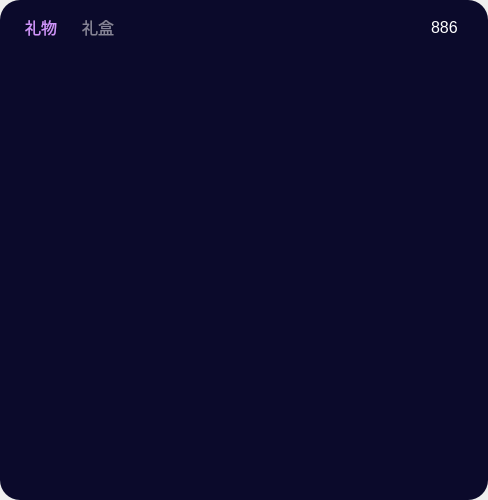
<?xml version="1.0" encoding="UTF-8"?>
<ui version="4.0">
 <class>GiftPage</class>
 <widget class="QDialog" name="GiftPage">
  <property name="geometry">
   <rect>
    <x>0</x>
    <y>0</y>
    <width>488</width>
    <height>500</height>
   </rect>
  </property>
  <property name="minimumSize">
   <size>
    <width>488</width>
    <height>500</height>
   </size>
  </property>
  <property name="windowTitle">
   <string>Dialog</string>
  </property>
  <layout class="QVBoxLayout" name="verticalLayout_2">
   <property name="spacing">
    <number>0</number>
   </property>
   <property name="leftMargin">
    <number>0</number>
   </property>
   <property name="topMargin">
    <number>0</number>
   </property>
   <property name="rightMargin">
    <number>0</number>
   </property>
   <property name="bottomMargin">
    <number>0</number>
   </property>
   <item>
    <widget class="QWidget" name="widget" native="true">
     <property name="styleSheet">
      <string notr="true">background: #0B0A2B;
border-radius: 20px 20px 12px 12px;</string>
     </property>
     <layout class="QVBoxLayout" name="verticalLayout">
      <property name="spacing">
       <number>0</number>
      </property>
      <property name="leftMargin">
       <number>20</number>
      </property>
      <property name="topMargin">
       <number>0</number>
      </property>
      <property name="rightMargin">
       <number>10</number>
      </property>
      <property name="bottomMargin">
       <number>10</number>
      </property>
      <item>
       <widget class="QWidget" name="widget_58" native="true">
        <property name="minimumSize">
         <size>
          <width>0</width>
          <height>56</height>
         </size>
        </property>
        <property name="maximumSize">
         <size>
          <width>16777215</width>
          <height>56</height>
         </size>
        </property>
        <property name="styleSheet">
         <string notr="true">QPushButton {
     border:none;

font-family: &quot;微软雅黑&quot;;
font-size: 16px;
color: rgba(133, 131, 151, 1);
}

QPushButton:checked {
   border:none;

font-family: &quot;微软雅黑&quot;;
font-size: 16px;
color: #CE94FC;
}

</string>
        </property>
        <layout class="QHBoxLayout" name="horizontalLayout_39">
         <property name="spacing">
          <number>25</number>
         </property>
         <property name="leftMargin">
          <number>5</number>
         </property>
         <property name="topMargin">
          <number>0</number>
         </property>
         <property name="rightMargin">
          <number>5</number>
         </property>
         <property name="bottomMargin">
          <number>1</number>
         </property>
         <item>
          <widget class="QPushButton" name="giftBtn">
           <property name="minimumSize">
            <size>
             <width>0</width>
             <height>32</height>
            </size>
           </property>
           <property name="text">
            <string>礼物</string>
           </property>
           <property name="checkable">
            <bool>true</bool>
           </property>
           <property name="checked">
            <bool>true</bool>
           </property>
           <attribute name="buttonGroup">
            <string notr="true">buttonGroup</string>
           </attribute>
          </widget>
         </item>
         <item>
          <widget class="QPushButton" name="gift1Btn">
           <property name="text">
            <string>礼盒</string>
           </property>
           <property name="checkable">
            <bool>true</bool>
           </property>
           <property name="checked">
            <bool>false</bool>
           </property>
           <attribute name="buttonGroup">
            <string notr="true">buttonGroup</string>
           </attribute>
          </widget>
         </item>
         <item>
          <spacer name="horizontalSpacer_15">
           <property name="orientation">
            <enum>Qt::Horizontal</enum>
           </property>
           <property name="sizeHint" stdset="0">
            <size>
             <width>40</width>
             <height>20</height>
            </size>
           </property>
          </spacer>
         </item>
         <item>
          <layout class="QHBoxLayout" name="horizontalLayout">
           <property name="spacing">
            <number>7</number>
           </property>
           <property name="leftMargin">
            <number>10</number>
           </property>
           <item>
            <widget class="QLabel" name="label">
             <property name="maximumSize">
              <size>
               <width>21</width>
               <height>21</height>
              </size>
             </property>
             <property name="text">
              <string/>
             </property>
             <property name="pixmap">
              <pixmap resource="../res.qrc">:/images/jinbi.png</pixmap>
             </property>
             <property name="scaledContents">
              <bool>true</bool>
             </property>
            </widget>
           </item>
           <item>
            <widget class="QLabel" name="label_2">
             <property name="styleSheet">
              <string notr="true">color: #FFFFFF;
font-size: 16px;
font-family: &quot;微软雅黑&quot;;</string>
             </property>
             <property name="text">
              <string>886</string>
             </property>
            </widget>
           </item>
           <item>
            <widget class="QPushButton" name="pushButton">
             <property name="minimumSize">
              <size>
               <width>8</width>
               <height>13</height>
              </size>
             </property>
             <property name="maximumSize">
              <size>
               <width>8</width>
               <height>13</height>
              </size>
             </property>
             <property name="text">
              <string/>
             </property>
             <property name="icon">
              <iconset resource="../res.qrc">
               <normaloff>:/images/nextBtn.png</normaloff>:/images/nextBtn.png</iconset>
             </property>
             <property name="iconSize">
              <size>
               <width>8</width>
               <height>13</height>
              </size>
             </property>
            </widget>
           </item>
          </layout>
         </item>
        </layout>
       </widget>
      </item>
      <item>
       <widget class="QStackedWidget" name="stackedWidget">
        <widget class="QWidget" name="page">
         <layout class="QHBoxLayout" name="horizontalLayout_2">
          <property name="spacing">
           <number>0</number>
          </property>
          <property name="leftMargin">
           <number>0</number>
          </property>
          <property name="topMargin">
           <number>0</number>
          </property>
          <property name="rightMargin">
           <number>0</number>
          </property>
          <property name="bottomMargin">
           <number>0</number>
          </property>
          <item>
           <widget class="QScrollArea" name="scrollArea">
            <property name="widgetResizable">
             <bool>true</bool>
            </property>
            <widget class="QWidget" name="scrollAreaWidgetContents">
             <property name="geometry">
              <rect>
               <x>0</x>
               <y>0</y>
               <width>458</width>
               <height>434</height>
              </rect>
             </property>
             <layout class="QVBoxLayout" name="verticalLayout_3">
              <property name="spacing">
               <number>0</number>
              </property>
              <property name="leftMargin">
               <number>0</number>
              </property>
              <property name="topMargin">
               <number>0</number>
              </property>
              <property name="rightMargin">
               <number>0</number>
              </property>
              <property name="bottomMargin">
               <number>0</number>
              </property>
              <item>
               <layout class="QGridLayout" name="gridLayout">
                <property name="spacing">
                 <number>0</number>
                </property>
               </layout>
              </item>
             </layout>
            </widget>
           </widget>
          </item>
         </layout>
        </widget>
        <widget class="QWidget" name="page_2">
         <layout class="QHBoxLayout" name="horizontalLayout_3">
          <property name="spacing">
           <number>0</number>
          </property>
          <property name="leftMargin">
           <number>0</number>
          </property>
          <property name="topMargin">
           <number>0</number>
          </property>
          <property name="rightMargin">
           <number>0</number>
          </property>
          <property name="bottomMargin">
           <number>0</number>
          </property>
          <item>
           <widget class="QScrollArea" name="scrollArea_2">
            <property name="widgetResizable">
             <bool>true</bool>
            </property>
            <widget class="QWidget" name="scrollAreaWidgetContents_2">
             <property name="geometry">
              <rect>
               <x>0</x>
               <y>0</y>
               <width>458</width>
               <height>434</height>
              </rect>
             </property>
             <layout class="QVBoxLayout" name="verticalLayout_4">
              <property name="spacing">
               <number>0</number>
              </property>
              <property name="leftMargin">
               <number>0</number>
              </property>
              <property name="topMargin">
               <number>0</number>
              </property>
              <property name="rightMargin">
               <number>0</number>
              </property>
              <property name="bottomMargin">
               <number>0</number>
              </property>
              <item>
               <layout class="QGridLayout" name="gridLayout_2">
                <property name="spacing">
                 <number>0</number>
                </property>
               </layout>
              </item>
             </layout>
            </widget>
           </widget>
          </item>
         </layout>
        </widget>
       </widget>
      </item>
     </layout>
    </widget>
   </item>
  </layout>
 </widget>
 <resources>
  <include location="../res.qrc"/>
 </resources>
 <connections/>
 <buttongroups>
  <buttongroup name="buttonGroup"/>
 </buttongroups>
</ui>
